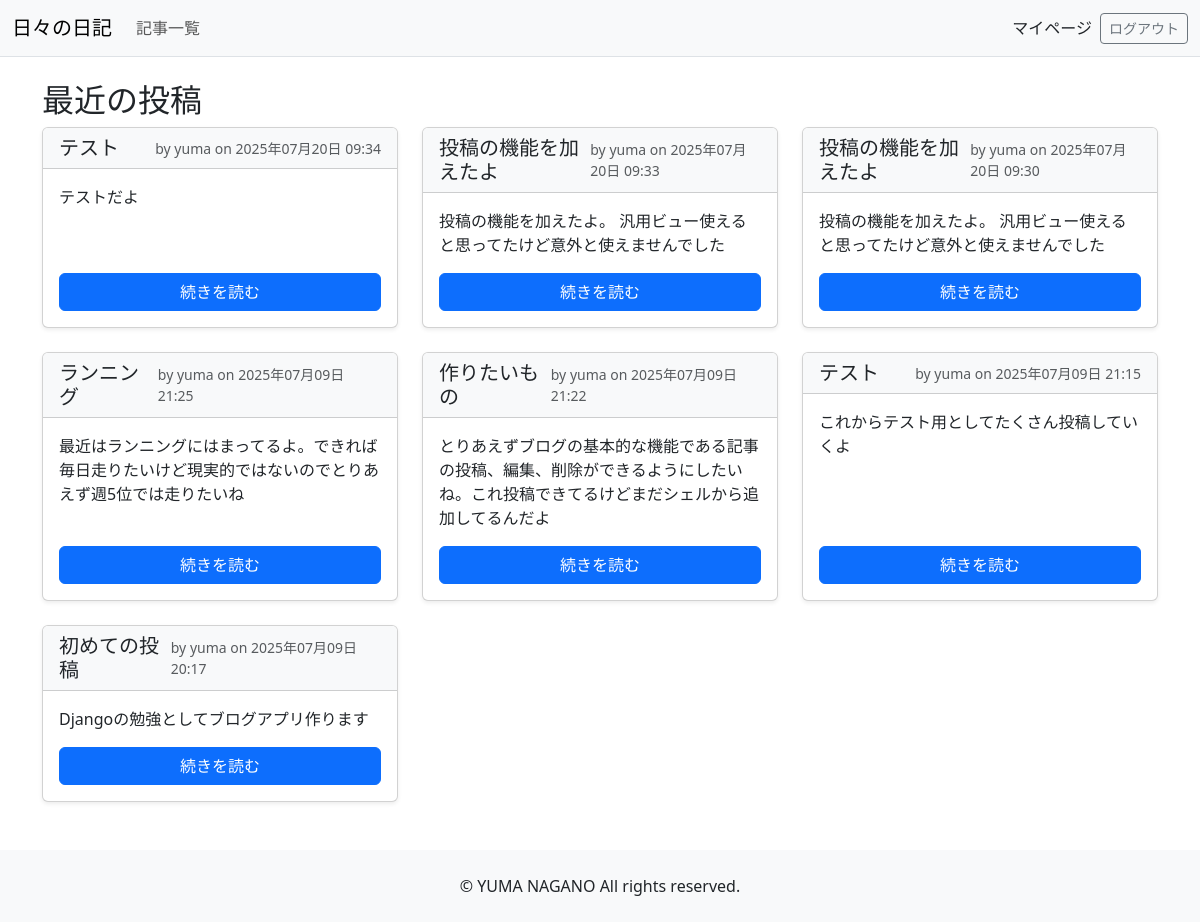
/home/ (signed in), run on an earlier commit of the app's database.
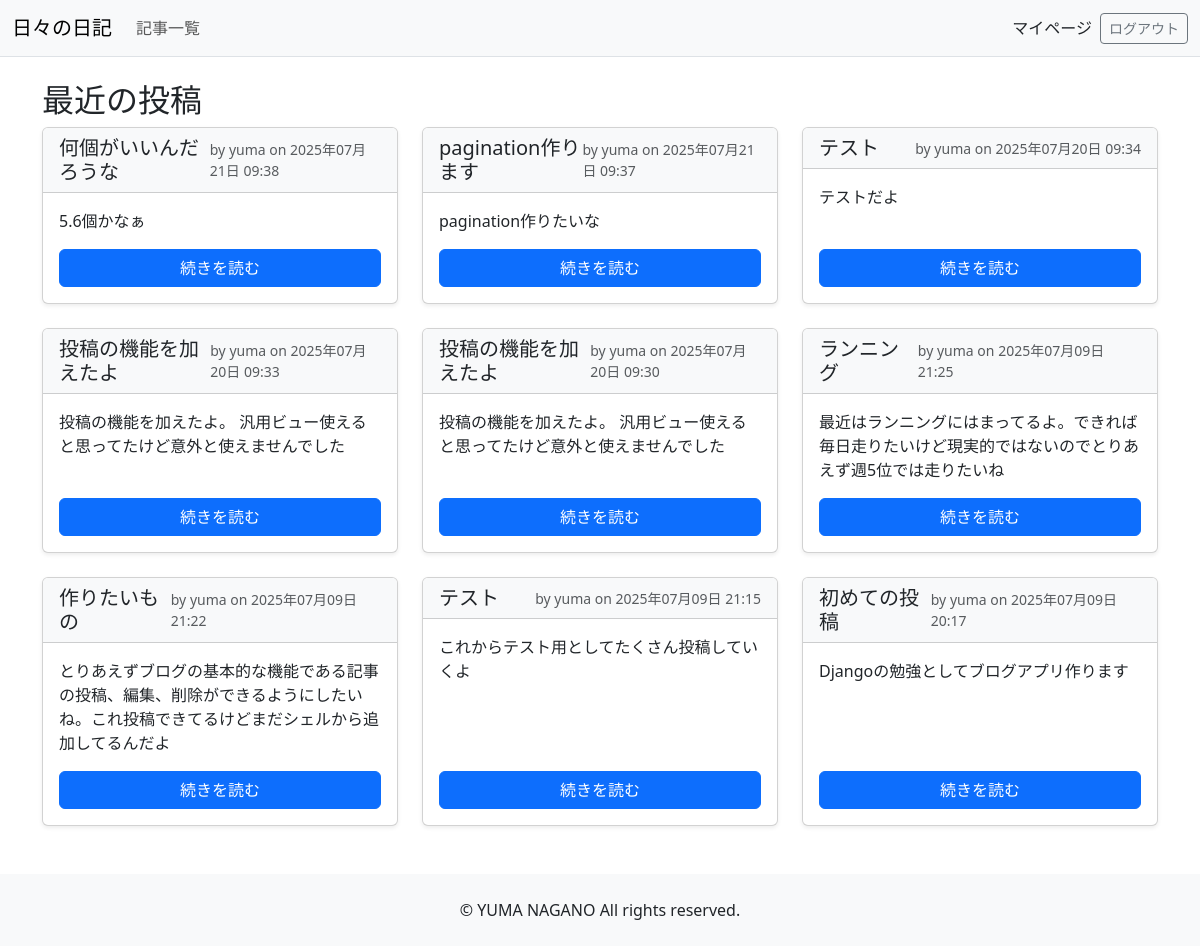
And on a later commit of the database.
### brog/models.py (models this page shows, shortened)
class Post(models.Model):
    title = models.CharField(max_length=200)
    author = models.ForeignKey(User, on_delete=models.CASCADE)
    content = models.TextField()
    created_at = models.DateTimeField(auto_now_add=True)

### brog/views.py (the view)
# urls.py: path('home/', views.HomeView.as_view(), name='home'),
class HomeView(LoginRequiredMixin,ListView):
    model = Post
    template_name = 'brog/home.html'
    context_object_name = 'posts'
    def get_queryset(self):
        return Post.objects.order_by('-created_at')[:3]
    def get_context_data(self, **kwargs):
        context = super().get_context_data(**kwargs)
        context['all_posts'] = Post.objects.all().order_by('-created_at')
        return context

### brog/templates/brog/home.html (shortened to what this page needs)
<!DOCTYPE html>
<html lang="ja">
  <head>
    {% load static %}
    <link
      href="https://cdn.jsdelivr.net/npm/bootstrap@5.3.0/dist/css/bootstrap.min.css"
      rel="stylesheet"
    />
    <link rel="stylesheet" href="{% static 'brog/css/style.css' %}" />
  </head>
  <body>
    <header>
      <nav class="navbar navbar-expand-lg bg-light border-bottom">
        <div class="container-fluid">
          <a class="navbar-brand" >日々の日記</a>
          <div class="collapse navbar-collapse" id="navbarNav">
            <ul class="navbar-nav me-auto mb-2 mb-lg-0">
              <li class="nav-item">
                <a class="nav-link" >記事一覧</a>
              </li>
            </ul>
            <div class="d-flex align-items-center">
              {% if user.is_authenticated %}
              <a class ="nav-link active btn-sm me-2" href="{% url 'brog:mypage' %}">
                マイページ
              </a>
              <form action="{% url 'brog:logout' %}" method="post">
                <button type="submit" class="btn btn-outline-secondary btn-sm">
                  ログアウト
                </button>
              </form>
              {% endif %}
            </div>
          </div>
        </div>
      </nav>
    </header>
    <div class="container mt-4">
      <main>
        <section>
          <h2>最近の投稿</h2>
          {% if all_posts %}
          <div class="row">
            {% for post in all_posts %}
            <div class="col-md-4 mb-4">
              <div class="card h-100 shadow-sm">
                <div
                  class="card-header bg-light d-flex justify-content-between align-items-center"
                >
                  <h5 class="card-title mb-0">{{ post.title }}</h5>
                  <small class="text-muted">
                    by {{ post.author.username }} on {{ post.created_at|date:"Y年m月d日 H:i" }}
                  </small>
                </div>
                <div class="card-body d-flex flex-column">
                  <p class="card-text">{{ post.content|truncatewords:20 }}</p>
                  <a
                    href="{% url 'brog:post_detail' post.id %}"
                    class="btn btn-primary mt-auto"
                    >続きを読む</a
                  >
                </div>
              </div>
            </div>
            {% endfor %}
          </div>
          {% else %}
          <p>まだ投稿がありません。</p>
          {% endif %}
        </section>
      </main>
    </div>
    <footer class="text-center py-4 mt-4 bg-light">
      <p class="mb-0">&copy; YUMA NAGANO All rights reserved.</p>
    </footer>
  </body>
</html>

What changed in the data, as far as the page shows it:
added Post: title "何個がいいんだろうな", author.username "yuma", created_at "2025年07月21日 09:38", content "5.6個かなぁ"
added Post: title "pagination作ります", author.username "yuma", created_at "2025年07月21日 09:37", content "pagination作りたいな"
